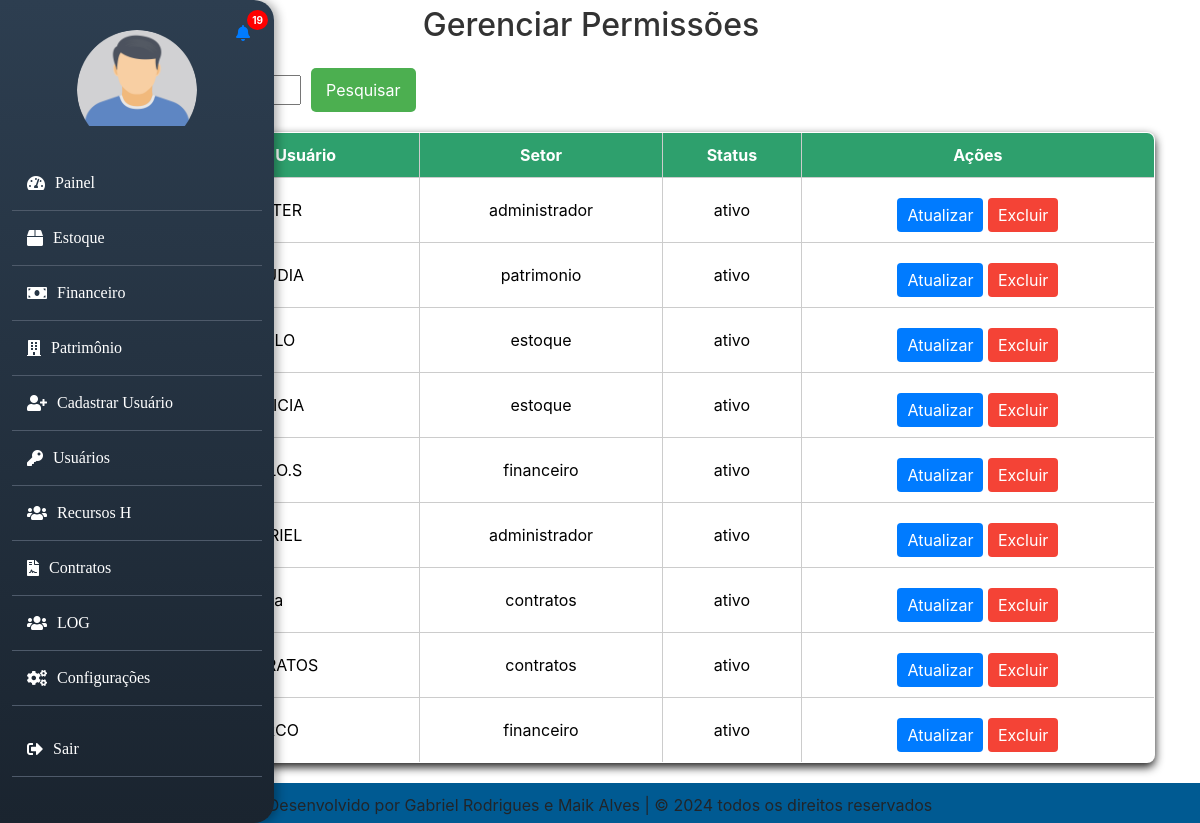
/gerenciarpermissao.php (signed in), run on the app's committed database.
### tables this page shows
CREATE TABLE `usuario` (
  `id` int(11) NOT NULL,
  `username` varchar(50) NOT NULL,
  `senha` varchar(255) NOT NULL,
  `matricula` varchar(20) NOT NULL,
  `email` varchar(100) NOT NULL,
  `setor` enum('administrador','estoque','patrimonio','financeiro','contratos') NOT NULL,
  `cargo` varchar(50) NOT NULL,
  `situacao` enum('ativo','inativo') DEFAULT 'ativo',
  `foto` varchar(255) DEFAULT 'default.png',
  `primeira_vez` tinyint(1) DEFAULT 1,
  `tempo_registro` datetime DEFAULT NULL
);

### gerenciarpermissao.php (the view, shortened to what this page needs)
<?php
include 'banco.php';
include 'header.php';
$query = "SELECT id, username, setor, situacao FROM usuario";
$usuarios = $con->query($query);
?>
<!DOCTYPE html>
<html lang="pt-br">
<head>
    <link rel="stylesheet" href="src/style/style.css">
</head>
<body>
    <h2>Gerenciar Permissões</h2>
<div class="container">
        <form class="container1" method="GET" action="gerenciarpermissao.php">
            <button class="btn1" type="submit">Pesquisar</button>
        </form>
        <table>
            <thead>
                <tr>
                    <th>ID</th>
                    <th>Nome de Usuário</th>
                    <th>Setor</th>
                    <th>Status</th>
                    <th>Ações</th>
                </tr>
            </thead>
            <tbody>
                <?php if ($usuarios && $usuarios->num_rows > 0): ?>
                    <?php while ($usuario = $usuarios->fetch_assoc()): ?>
                        <tr>
                            <td><?php echo htmlspecialchars($usuario['id']); ?></td>
                            <td><?php echo htmlspecialchars($usuario['username']); ?></td>
                            <td><?php echo htmlspecialchars($usuario['setor']); ?></td>
                            <td><?php echo htmlspecialchars($usuario['situacao']); ?></td>
                            <td>
                                <button class="btn btn-update" onclick="openModal(
                                    <?php echo $usuario['id']; ?>,
                                    '<?php echo htmlspecialchars($usuario['username']); ?>',
                                    '<?php echo htmlspecialchars($usuario['setor']); ?>',
                                    '<?php echo htmlspecialchars($usuario['situacao']); ?>'
                                )">
                                    Atualizar
                                </button>
                                <button class="btn btn-delete" onclick="openDeleteModal(<?php echo $usuario['id']; ?>)">Excluir</button>
                            </td>
                        </tr>
                    <?php endwhile; ?>
                <?php else: ?>
                    <tr>
                        <td colspan="5">Nenhum usuário encontrado.</td>
                    </tr>
                <?php endif; ?>
            </tbody>
        </table>
</div>
</body>
</html>
<?php include 'footer.php'; ?>

### src/style/style.css (style rules this page uses)
* { box-sizing: border-box; }
h2 { color: #333; padding: 6px; text-align: center; margin-right: 18px; }
button { display: flex; margin-top: 10px; padding: 10px 15px; background-color: #4caf50; color: white; border: none; border-radius: 5px; cursor: pointer; }
table { width: 100%; border-collapse: collapse; margin: 20px auto; box-shadow: 0 4px 10px rgba(0.9, 0.5, 0.5, 0.9); border-radius: 8px; overflow: hidden; }
table, th, td { border: 1px solid #ddd; color: #000; }
th, td { padding: 10px; text-align: left; max-width: 200px; overflow-wrap: break-word; }
table th { background-color: #2ea06d; color: white; }

### gerenciarpermissao.php (style rules this page uses)
.container { display: table; }
.container, .container-fluid, .container-lg, .container-md, .container-sm, .container-xl { width: 100%; }
table { width: 100%; border-collapse: collapse; margin-top: 20px; }
th, td { border: 1px solid #ccc; padding: 10px; text-align: center; }
th { background-color: #f4f4f4; }
.btn { padding: 5px 10px; cursor: pointer; border: none; border-radius: 4px; }
.btn-update { background-color: #007bff; color: white; }
.btn-delete { background-color: #f44336; color: white; }
.container1 { display: flex; align-items: baseline; gap: 10px; }
.btn1 { cursor: pointer; }

### data on the page
usuario: username "MASTER", setor "administrador", situacao "ativo"
usuario: username "CLAUDIA", setor "patrimonio", situacao "ativo"
usuario: id "3", username "PAULO", setor "estoque", situacao "ativo"
usuario: id "4", username "PATRICIA", setor "estoque", situacao "ativo"
usuario: id "5", username "PAULO.S", setor "financeiro", situacao "ativo"
usuario: username "GABRIEL", setor "administrador", situacao "ativo"
usuario: username "Rita", setor "contratos", situacao "ativo"
usuario: id "10", username "CONTRATOS", setor "contratos", situacao "ativo"
usuario: username "MARCO", setor "financeiro", situacao "ativo"

### other printed values
$unreadCount "19"
$item['nome'] "Painel"
$item['nome'] "Estoque"
$item['nome'] "Financeiro"
$item['nome'] "Patrimônio"
$item['nome'] "Cadastrar Usuário"
$item['nome'] "Usuários"
$item['nome'] "Recursos H"
$item['nome'] "Contratos"
$item['nome'] "LOG"
$item['nome'] "Configurações"
